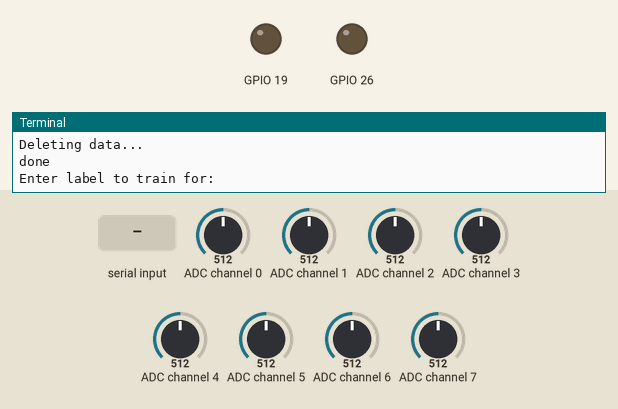
Recording of a program running on a simulated Raspberry Pi (BCM pin numbers). Parts: output pins drawn as LEDs (lit = HIGH), the last lines printed to the terminal. The inputs (shaded band) are chosen by the test bench; at power-on: ADC channel 0 = 512, ADC channel 1 = 512, ADC channel 2 = 512, ADC channel 3 = 512, ADC channel 4 = 512, ADC channel 5 = 512, ADC channel 6 = 512, ADC channel 7 = 512 (analog values on the 0–1023 scale). Files the program writes start out absent; web requests get an empty 200 reply after 0.4 s; the clock reads 2024-03-15 10:24:30 at power-on unless the program sets it; pins used as bus, display or sensor lines are not drawn.

Above: at 1.6 s.
1.7 s: "end" typed at the terminal, then Enter
At 2.9 s:
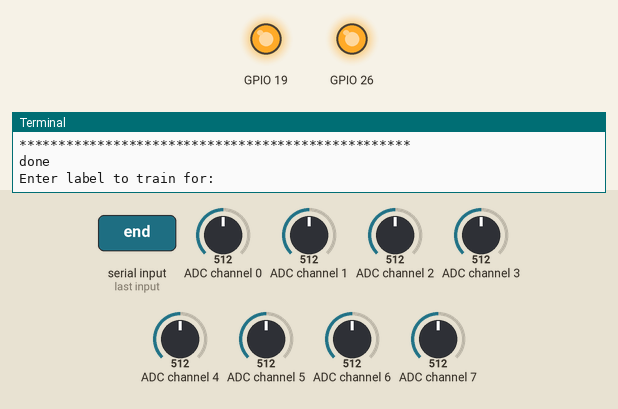
3.2 s: "1" typed at the terminal, then Enter
Timing chart, 0 to 6.2 s (numbered marks = the images above; inputs shaded):
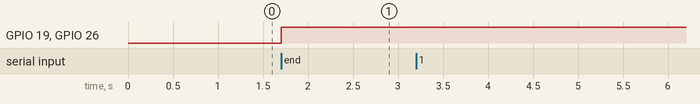

Measured:
- after the input at 1.7 s, GPIO 19, GPIO 26: LOW → HIGH at once

The program:

position-train.py
```python
#!/usr/bin/env python

# Written by Limor "Ladyada" Fried for Adafruit Industries, (c) 2015
# This code is released into the public domain

import time
import os
import requests
import RPi.GPIO as GPIO

#time.sleep(10)

GPIO.setmode(GPIO.BCM)

TARGET_HOST = "128.237.168.133:8000"

filename = '/home/pi/accOutput.txt'
TRAIN_URL = "http://" + TARGET_HOST + "/trainPosition"
LEARN_URL = "http://" + TARGET_HOST + "/learnPositions"
PREDICT_URL = "http://" + TARGET_HOST + "/getPosition"
DELETE_URL = "http://" + TARGET_HOST + "/clearAll"

NUM_TRAIN_SAMPLES = 10

# read SPI data from MCP3008 chip, 8 possible adc's (0 thru 7)
def readadc(adcnum, clockpin, mosipin, misopin, cspin):
        if ((adcnum > 7) or (adcnum < 0)):
                return -1
        GPIO.output(cspin, True)

        GPIO.output(clockpin, False)  # start clock low
        GPIO.output(cspin, False)     # bring CS low

        commandout = adcnum
        commandout |= 0x18  # start bit + single-ended bit
        commandout <<= 3    # we only need to send 5 bits here
        for i in range(5):
                if (commandout & 0x80):
                        GPIO.output(mosipin, True)
                else:
                        GPIO.output(mosipin, False)
                commandout <<= 1
                GPIO.output(clockpin, True)
                GPIO.output(clockpin, False)

        adcout = 0
        # read in one empty bit, one null bit and 10 ADC bits
        for i in range(12):
                GPIO.output(clockpin, True)
                GPIO.output(clockpin, False)
                adcout <<= 1
                if (GPIO.input(misopin)):
                        adcout |= 0x1

        GPIO.output(cspin, True)

        adcout >>= 1       # first bit is 'null' so drop it
        return adcout

# change these as desired - they're the pins connected from the
# SPI port on the ADC to the Cobbler
SPICLK = 18
SPIMISO = 23
SPIMOSI = 24
SPICS = 25

# set up the SPI interface pins
GPIO.setup(SPIMOSI, GPIO.OUT)
GPIO.setup(SPIMISO, GPIO.IN)
GPIO.setup(SPICLK, GPIO.OUT)
GPIO.setup(SPICS, GPIO.OUT)


out_file = open(filename, 'a')
num_reads = 0

#Delete all prior data

print "Deleting data..."
try:
    r = requests.post(url=DELETE_URL, data={})
except Exception as e:
    print "Exception sending request:"
    print e

print "done"


while True:
    for i in xrange(NUM_TRAIN_SAMPLES):
        currLabel = raw_input('Enter label to train for:\n')
        velostatVals = []
        SPICS = 25
        GPIO.setup(SPICS, GPIO.OUT)

        for i in xrange(8):
            out = readadc(i, SPICLK, SPIMOSI, SPIMISO, SPICS)
            velostatVals.append(str(out))
        #out1 = readadc(0, SPICLK, SPIMOSI, SPIMISO, SPICS)
        #out2 = readadc(1, SPICLK, SPIMOSI, SPIMISO, SPICS)
        #out3 = readadc(2, SPICLK, SPIMOSI, SPIMISO, SPICS)
        #out4 = readadc(3, SPICLK, SPIMOSI, SPIMISO, SPICS)
        #out5 = readadc(4, SPICLK, SPIMOSI, SPIMISO, SPICS)
        #out6 = readadc(5, SPICLK, SPIMOSI, SPIMISO, SPICS)
        #out7 = readadc(6, SPICLK, SPIMOSI, SPIMISO, SPICS)
        #out8 = readadc(7, SPICLK, SPIMOSI, SPIMISO, SPICS)

        SPICS = 19
        GPIO.setup(SPICS, GPIO.OUT)

        for i in xrange(8):
            out = readadc(i, SPICLK, SPIMOSI, SPIMISO, SPICS)
            velostatVals.append(str(out))
        #out9 = readadc(0, SPICLK, SPIMOSI, SPIMISO, SPICS)
        #out10 = readadc(1, SPICLK, SPIMOSI, SPIMISO, SPICS)
        #out11 = readadc(2, SPICLK, SPIMOSI, SPIMISO, SPICS)
        #out12 = readadc(3, SPICLK, SPIMOSI, SPIMISO, SPICS)
        #out13 = readadc(4, SPICLK, SPIMOSI, SPIMISO, SPICS)
        #out14 = readadc(5, SPICLK, SPIMOSI, SPIMISO, SPICS)
        #out15 = readadc(6, SPICLK, SPIMOSI, SPIMISO, SPICS)
        #out16 = readadc(7, SPICLK, SPIMOSI, SPIMISO, SPICS)

        SPICS = 26
        GPIO.setup(SPICS, GPIO.OUT)

        for i in xrange(8):
            out = readadc(i, SPICLK, SPIMOSI, SPIMISO, SPICS)
            velostatVals.append(str(out))
        #out17 = readadc(0, SPICLK, SPIMOSI, SPIMISO, SPICS)
        #out18 = readadc(1, SPICLK, SPIMOSI, SPIMISO, SPICS)
        #out19 = readadc(2, SPICLK, SPIMOSI, SPIMISO, SPICS)
        #out20 = readadc(3, SPICLK, SPIMOSI, SPIMISO, SPICS)
        #out21 = readadc(4, SPICLK, SPIMOSI, SPIMISO, SPICS)
        #out22 = readadc(5, SPICLK, SPIMOSI, SPIMISO, SPICS)
        #out23 = readadc(6, SPICLK, SPIMOSI, SPIMISO, SPICS)
        #out24 = readadc(7, SPICLK, SPIMOSI, SPIMISO, SPICS)

        num_reads += 1

        #print num_reads,out0,out1,out2,out3,out4,out5,out6,out7,time.time()

        #out_data = '{0},{1},{2},{3},{4},{5},{6},{7}.{8}\n'.format(
        #	out0,out1,out2,out3,out4,out5,out6,out7,time.time()
        #   )
        out_data = ','.join(velostatVals) + ',' + str(time.time()) + '\n'

        out_file.write(out_data)
        if num_reads % 100 == 0:
            out_file.close()
            out_file = open(filename, 'a')

        url = TRAIN_URL
        payload = {
            'velostatIDs': '1,2,3,4,5,6,7,8,9,10,11,12,13,14,15,16,17,18,19,20',
            'velostatVals': ','.join(velostatVals),
            'time': time.time(),
            'label': currLabel
            #'value': "{0},{1},{2},{3}".format(out0,out1,out2,time.time()),
        }

        print "Sending request"
        try:
            r = requests.post(url=url, data=payload)
            print "*"*50 + "\n\n" + r.text + "\n\n" + "*"*50
        except Exception as e:
            print "Exception sending request:"
            print e
            continue

        print "done"

        time.sleep(50.0/1000.0)
        #time.sleep(75.0/1000.0)
    try:
        r = requests.post(url=LEARN_URL, data=payload)
        print r.text + "\n\n"
    except Exception as e:
        print "Exception sending learn request:"
        print e

    print "Done training. Beginning prediction. Press <enter> to predict current position, enter 'end' to end this session"

    while True:
        inp = raw_input()

        if inp == 'end':
            break

        velostatVals = []
        SPICS = 25
        GPIO.setup(SPICS, GPIO.OUT)

        for i in xrange(8):
            out = readadc(i, SPICLK, SPIMOSI, SPIMISO, SPICS)
            velostatVals.append(str(out))

        SPICS = 19
        GPIO.setup(SPICS, GPIO.OUT)

        for i in xrange(8):
            out = readadc(i, SPICLK, SPIMOSI, SPIMISO, SPICS)
            velostatVals.append(str(out))

        SPICS = 26
        GPIO.setup(SPICS, GPIO.OUT)

        for i in xrange(8):
            out = readadc(i, SPICLK, SPIMOSI, SPIMISO, SPICS)
            velostatVals.append(str(out))

        num_reads += 1


        out_data = ','.join(velostatVals) + ',' + str(time.time()) + '\n'

        payload = {
            'velostatIDs': '1,2,3,4,5,6,7,8,9,10,11,12,13,14,15,16,17,18,19,20',
            'velostatVals': ','.join(velostatVals),
            'time': time.time(),
        }

        print "Sending PREDICT request"
        try:
            r = requests.post(url=PREDICT_URL, data=payload)
            print "\n\n" + r.text + "\n\n"
        except Exception as e:
            print "Exception:"
            print e
            continue
        print "done"

        time.sleep(50.0/1000.0)
```
